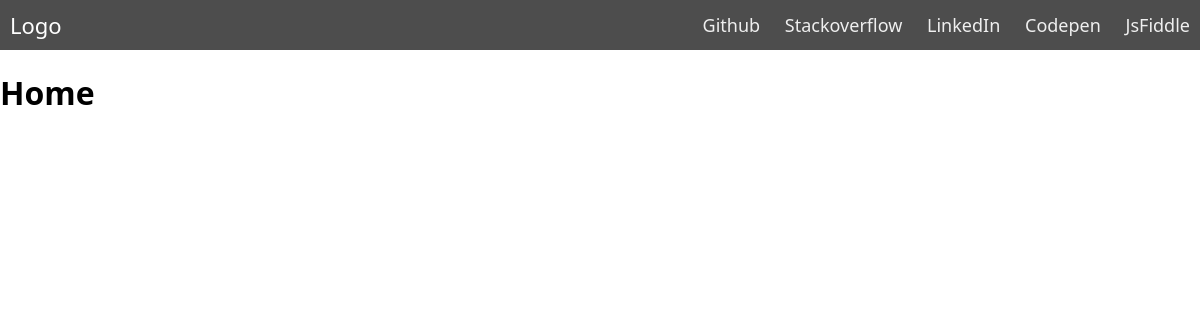
The app's page /, older data.
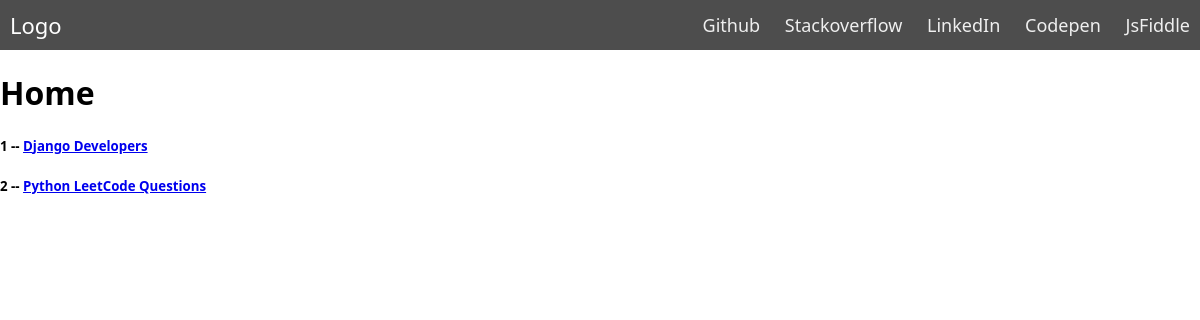
The same page, newer data.
### base/models.py (models this page shows, shortened)
class Room(models.Model):
    host = models.ForeignKey(User, on_delete=models.SET_NULL, null=True)
    topic = models.ForeignKey(Topic, on_delete=models.SET_NULL, null=True)
    name = models.CharField(max_length=200)
    description = models.TextField(null=True, blank=True)
    udated = models.DateTimeField(auto_now=True)
    created = models.DateTimeField(auto_now_add=True)

### base/views.py (the view)
# urls.py: path('', views.home, name='home'),
def home(request):
    rooms = Room.objects.all()
    context = {'rooms':rooms}
    return render(request, 'base/home.html', context)

### base/templates/base/home.html
{% include 'main.html' %} {% block content %}
<h1>Home</h1>
{% for room in rooms %}
<div class="room">
  <h5>{{room.id}} -- <a href="{% url 'room' room.id %}">{{room.name}}</a></h5>
</div>
{% endfor %} {% endblock content %}

### templates/main.html (shortened to what this page needs)
<!DOCTYPE html>
<html lang="en">
  <head>
  </head>
  <body>
    {% include 'navbar.html' %} {% block content %} {% endblock content %}
  </body>
</html>

### templates/navbar.html (shortened to what this page needs)
<div class="nav">
  <div class="nav-header">
    <div class="nav-title">Logo</div>
  </div>
  <div class="nav-links">
    <a href="http://github.io/jo_geek" target="_blank" rel="noopener">Github</a>
    <a
      href="http://stackoverflow.com/users/4084003/"
      target="_blank"
      rel="noopener"
      >Stackoverflow</a
    >
    <a
      href="https://in.linkedin.com/in/jonesvinothjoseph"
      target="_blank"
      rel="noopener"
      >LinkedIn</a
    >
    <a href="https://codepen.io/jo_Geek/" target="_blank" rel="noopener"
      >Codepen</a
    >
    <a href="https://jsfiddle.net/user/jo_Geek/" target="_blank" rel="noopener"
      >JsFiddle</a
    >
  </div>
</div>

### templates/main.html (style rules this page uses)
* { box-sizing: border-box; }
body { margin: 0px; font-family: "segoe ui"; }
.nav { height: 50px; width: 100%; background-color: #4d4d4d; position: relative; }
.nav > .nav-header { display: inline; }
.nav > .nav-header > .nav-title { display: inline-block; font-size: 22px; color: #fff; padding: 10px 10px 10px 10px; }
.nav > .nav-links { display: inline; float: right; font-size: 18px; }
.nav > .nav-links > a { display: inline-block; padding: 13px 10px 13px 10px; text-decoration: none; color: #efefef; }

Row changes from the older to the newer data that the page shows:
added Room: id "1", name "Django Developers"
added Room: id "2", name "Python LeetCode Questions"
